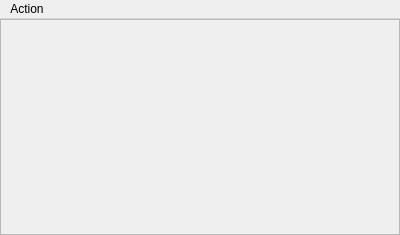
<?xml version="1.0" encoding="UTF-8"?>
<ui version="4.0">
 <class>MainWindow</class>
 <widget class="QMainWindow" name="MainWindow">
  <property name="geometry">
   <rect>
    <x>0</x>
    <y>0</y>
    <width>400</width>
    <height>235</height>
   </rect>
  </property>
  <property name="windowTitle">
   <string>MainWindow</string>
  </property>
  <widget class="QWidget" name="centralWidget">
   <layout class="QVBoxLayout" name="verticalLayout">
    <property name="spacing">
     <number>0</number>
    </property>
    <property name="leftMargin">
     <number>0</number>
    </property>
    <property name="topMargin">
     <number>0</number>
    </property>
    <property name="rightMargin">
     <number>0</number>
    </property>
    <property name="bottomMargin">
     <number>0</number>
    </property>
    <item>
     <widget class="QScrollArea" name="scrollArea">
      <property name="sizeAdjustPolicy">
       <enum>QAbstractScrollArea::AdjustToContents</enum>
      </property>
      <property name="widgetResizable">
       <bool>true</bool>
      </property>
      <widget class="QWidget" name="m_scrollArea">
       <property name="geometry">
        <rect>
         <x>0</x>
         <y>0</y>
         <width>398</width>
         <height>211</height>
        </rect>
       </property>
       <layout class="QHBoxLayout" name="horizontalLayout" stretch="">
        <property name="spacing">
         <number>0</number>
        </property>
        <property name="sizeConstraint">
         <enum>QLayout::SetDefaultConstraint</enum>
        </property>
        <property name="leftMargin">
         <number>0</number>
        </property>
        <property name="topMargin">
         <number>0</number>
        </property>
        <property name="rightMargin">
         <number>0</number>
        </property>
        <property name="bottomMargin">
         <number>0</number>
        </property>
       </layout>
      </widget>
     </widget>
    </item>
   </layout>
  </widget>
  <widget class="QMenuBar" name="menuBar">
   <property name="geometry">
    <rect>
     <x>0</x>
     <y>0</y>
     <width>400</width>
     <height>22</height>
    </rect>
   </property>
   <widget class="QMenu" name="menuAction">
    <property name="title">
     <string>Action</string>
    </property>
    <addaction name="actionYoung"/>
    <addaction name="actionCops"/>
    <addaction name="m_framelessAct"/>
   </widget>
   <addaction name="menuAction"/>
  </widget>
  <action name="actionYoung">
   <property name="checkable">
    <bool>true</bool>
   </property>
   <property name="text">
    <string>Young</string>
   </property>
  </action>
  <action name="m_framelessAct">
   <property name="text">
    <string>Frameless</string>
   </property>
  </action>
  <action name="actionCops">
   <property name="checkable">
    <bool>true</bool>
   </property>
   <property name="text">
    <string>Cops</string>
   </property>
  </action>
 </widget>
 <layoutdefault spacing="6" margin="11"/>
 <resources/>
 <connections/>
</ui>
